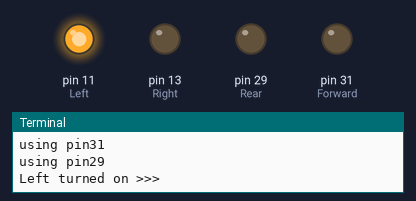
This program was run on a simulated Raspberry Pi (header pin numbers). Shown: output pins drawn as LEDs (lit = HIGH), the last lines printed to the terminal.

Above: at 2.5 s.
At 8.5 s:
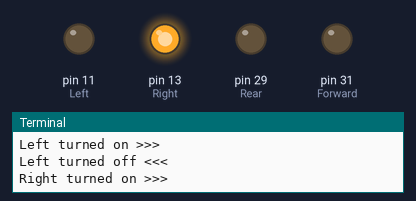
At 14.5 s:
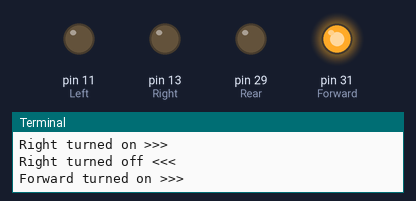
At 20.5 s:
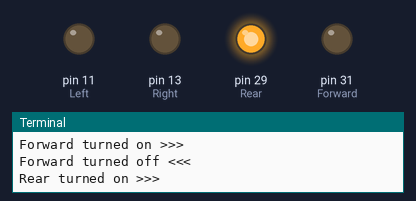
At 25.5 s:
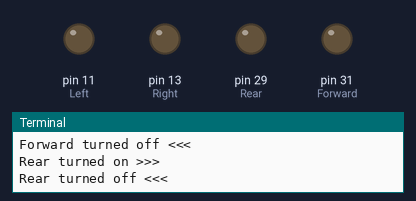
Timing chart, 0 to 36.4 s (numbered marks = the images above):
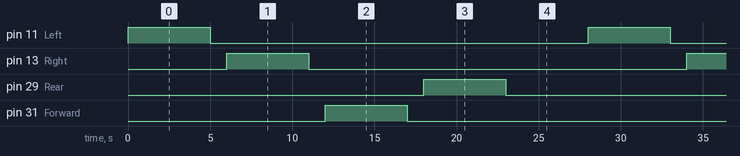

Measured:
- by itself, pin 11 (Left), pin 13 (Right), pin 29 (Rear), pin 31 (Forward): alternates HIGH for 5.0 s and LOW for 23.0 s
- by itself, everything shown: repeats every 28.0 s, in 8 steps

The program:

car.py
```python
#!/usr/bin/env python3
########################################################################
# Filename    : Blink.py
# Description : Basic usage of GPIO. Let led blink.
# auther      : www.freenove.com
# modification: 2019/12/28
########################################################################
import RPi.GPIO as GPIO
import time

Left = 11    # define Left turn
Right = 13    # define Right turn
Forward = 31    # define Forward movement
Rear = 29    # define Rear movement

def setup():
    GPIO.setmode(GPIO.BOARD)       # use PHYSICAL GPIO Numbering
    GPIO.setup(Left, GPIO.OUT)   # set the Left to OUTPUT mode
    GPIO.output(Left, GPIO.LOW)  # make Left output LOW level
    print ('using pin%d'%Left)

    GPIO.setup(Right, GPIO.OUT)   # set the Right to OUTPUT mode
    GPIO.output(Right, GPIO.LOW)  # make Right output LOW level
    print ('using pin%d'%Right)

    GPIO.setup(Forward, GPIO.OUT)   # set the Forward to OUTPUT mode
    GPIO.output(Forward, GPIO.LOW)  # make Forward output LOW level
    print ('using pin%d'%Forward)

    GPIO.setup(Rear, GPIO.OUT)   # set the Rear to OUTPUT mode
    GPIO.output(Rear, GPIO.LOW)  # make Rear output LOW level
    print ('using pin%d'%Rear)

def loop():
    while True:
        GPIO.output(Left, GPIO.HIGH)  # make Left output HIGH level to turn the car left
        print ('Left turned on >>>')     # print information on terminal
        time.sleep(5)                   # Wait for 5 second
        GPIO.output(Left, GPIO.LOW)   # make Left output LOW level to turn off left turn
        print ('Left turned off <<<')
        time.sleep(1)                   # Wait for 1 second

        GPIO.output(Right, GPIO.HIGH)  # make Right output HIGH level to turn the car left
        print ('Right turned on >>>')     # print information on terminal
        time.sleep(5)                   # Wait for 5 second
        GPIO.output(Right, GPIO.LOW)   # make Right output LOW level to turn off right turn
        print ('Right turned off <<<')
        time.sleep(1)                   # Wait for 1 second

        GPIO.output(Forward, GPIO.HIGH)  # make Forward output HIGH level to move the car Forward
        print ('Forward turned on >>>')     # print information on terminal
        time.sleep(5)                   # Wait for 5 second
        GPIO.output(Forward, GPIO.LOW)   # make Forward output LOW level to turn off Forward movement
        print ('Forward turned off <<<')
        time.sleep(1)                   # Wait for 1 second

        GPIO.output(Rear, GPIO.HIGH)  # make Rear output HIGH level to move the car Rear
        print ('Rear turned on >>>')     # print information on terminal
        time.sleep(5)                   # Wait for 5 second
        GPIO.output(Rear, GPIO.LOW)   # make Rear output LOW level to turn off Rear movement
        print ('Rear turned off <<<')
        time.sleep(5)                   # Wait for 1 second

def destroy():
    GPIO.cleanup()                      # Release all GPIO

if __name__ == '__main__':    # Program entrance
    print ('Program is starting ... \n')
    setup()
    try:
        loop()
    except KeyboardInterrupt:   # Press ctrl-c to end the program.
        destroy()
```
